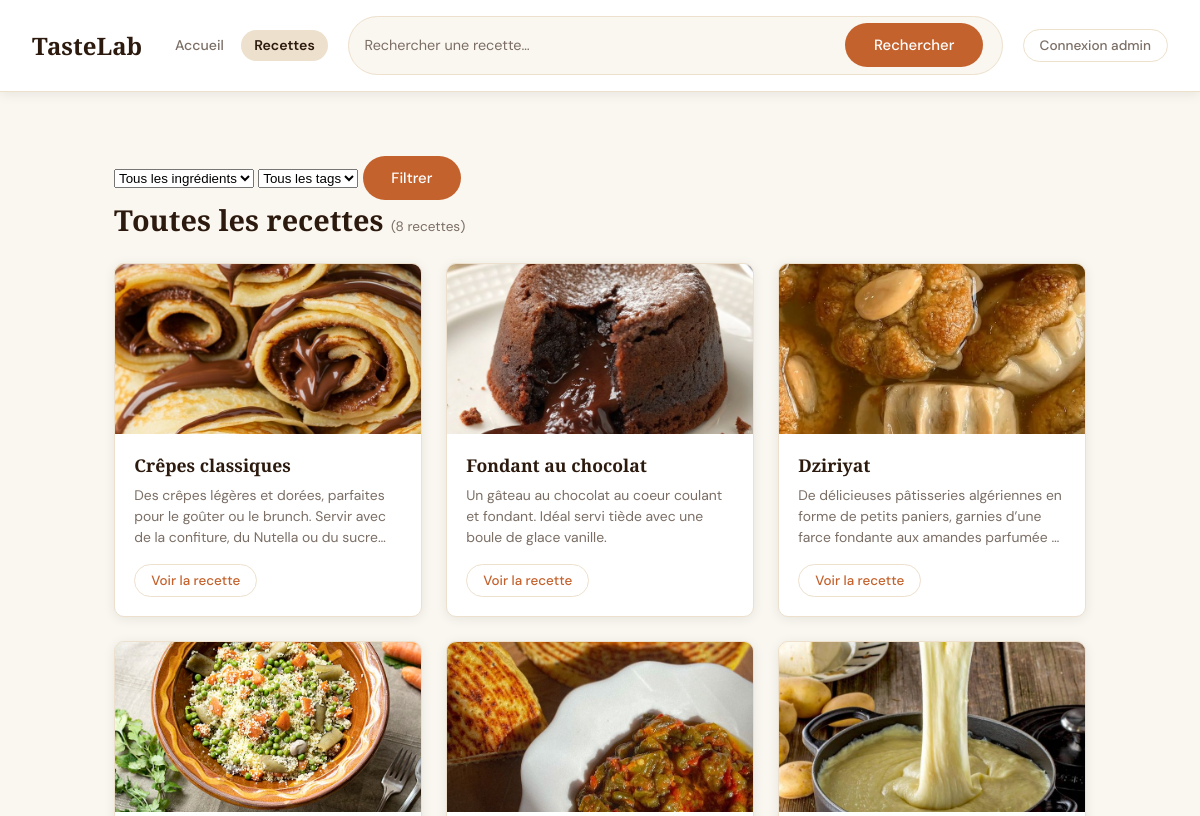
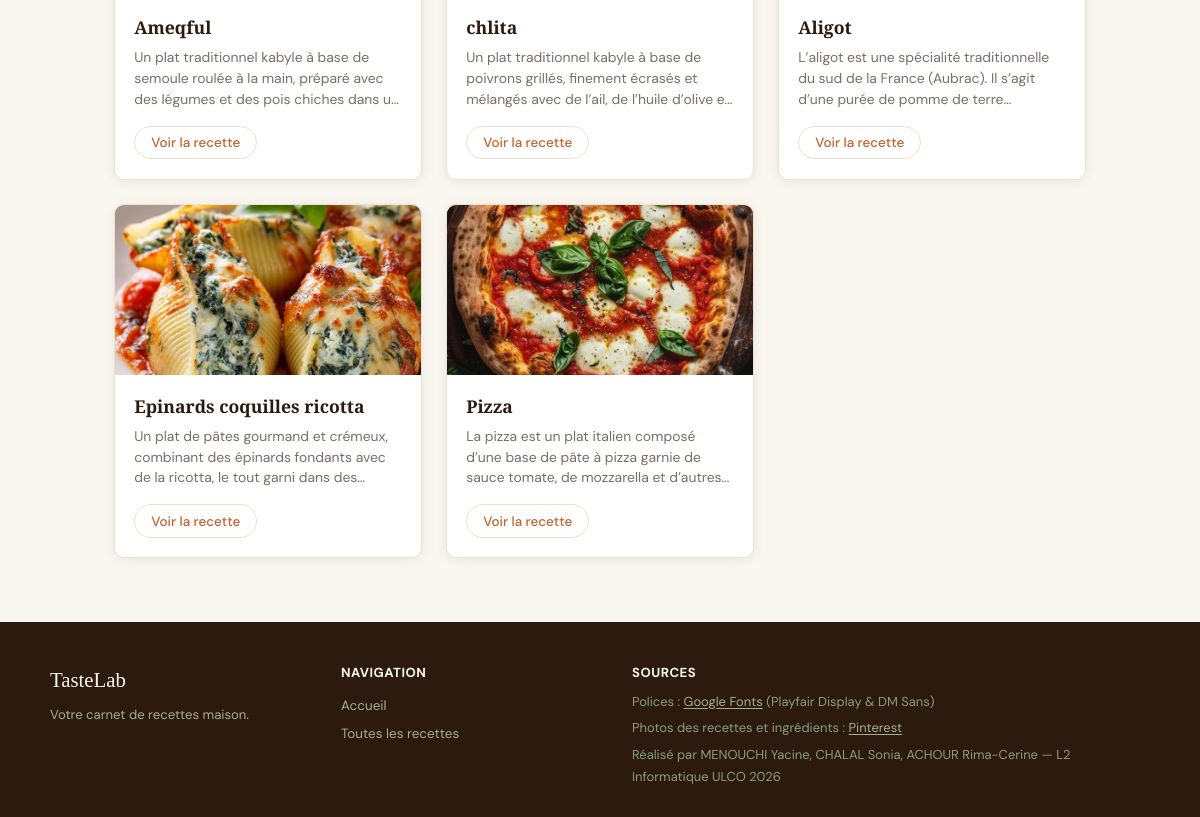
Before: /recettes.php with the older database file (2 pictures, top to bottom).
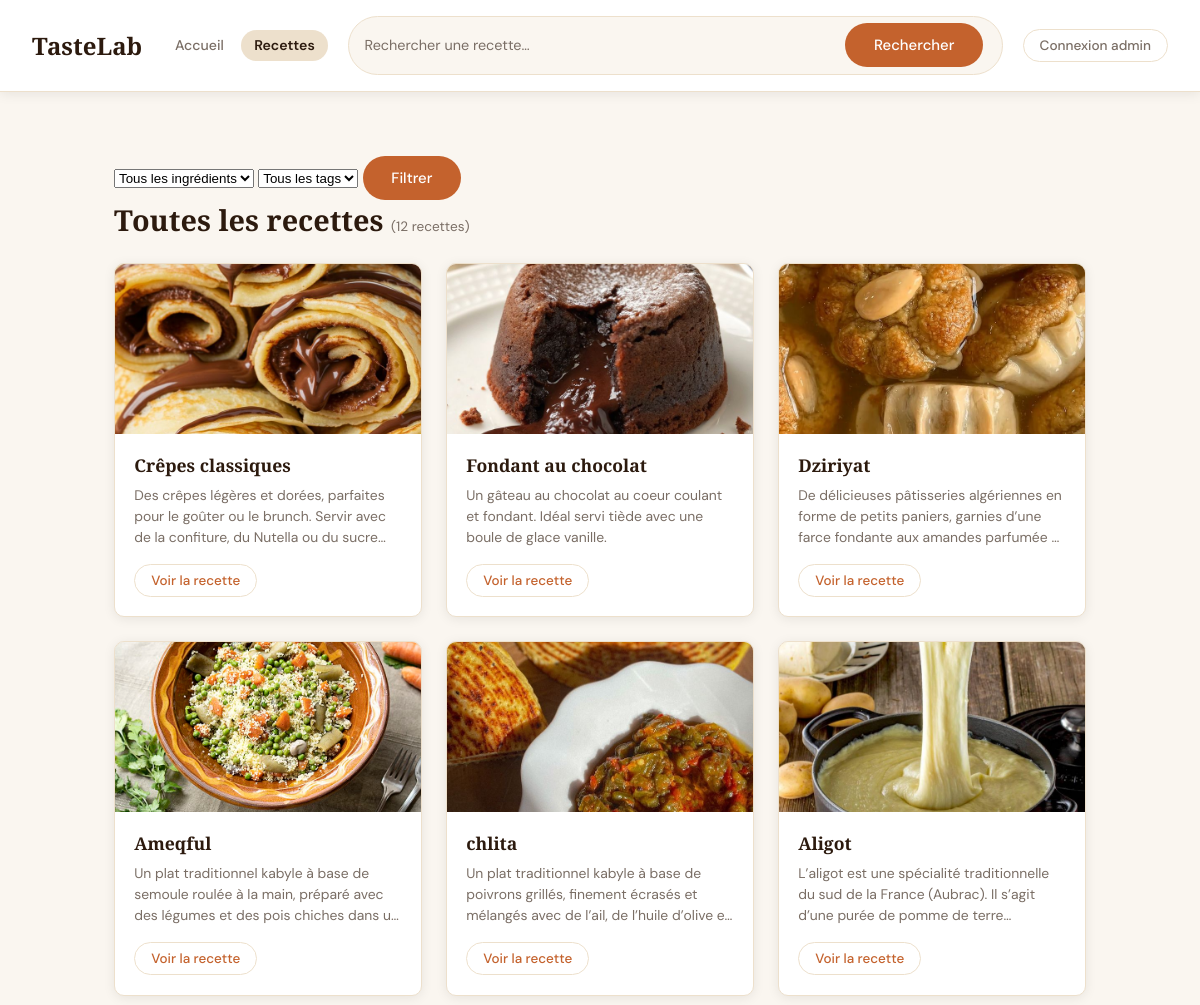
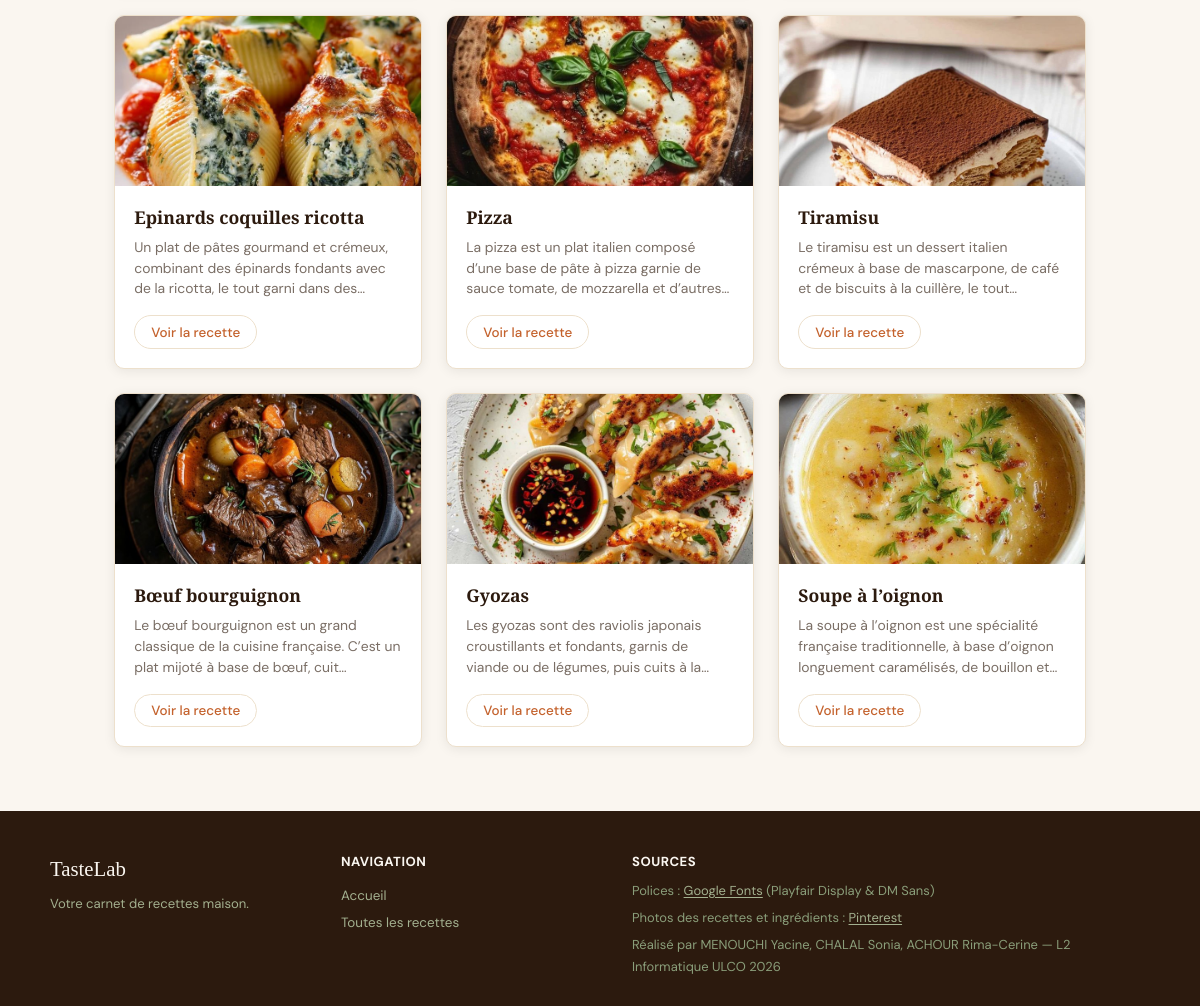
After: the same page with the newer database file (2 pictures, top to bottom).
### tables this page shows
CREATE TABLE `recettes` (
  `id` int(10) UNSIGNED NOT NULL,
  `titre` varchar(150) NOT NULL,
  `description` text NOT NULL,
  `photo` varchar(255) NOT NULL DEFAULT 'default_recette.jpg',
  `created_at` timestamp NOT NULL DEFAULT current_timestamp()
);

### classes/Recette.php (called while the page is built, shortened)
<?php
class Recette{
    private $pdo;
    public function __construct($pdo){
        $this->pdo=$pdo;
    }
    public function getAll(){
        $sql="SELECT * FROM recettes";
        $st=$this->pdo->prepare($sql);
        $st->execute();
        return $st->fetchAll(PDO::FETCH_OBJ);
    }
}

### recettes.php (the view, shortened to what this page needs)
<?php
require("includes/db.php");
require("classes/Recette.php");
$pdo        = getPDO();
$recetteObj = new Recette($pdo);
$titre         = isset($_GET['titre'])        ? $_GET['titre']        : "";
$id_ingredient = isset($_GET['id_ingredient']) ? $_GET['id_ingredient'] : "";
$id_tag        = isset($_GET['id_tag'])        ? $_GET['id_tag']        : "";
if(!empty($titre) || !empty($id_ingredient) || !empty($id_tag)){
    $recettes = $recetteObj->search($titre, $id_ingredient, $id_tag);
} else {
    $recettes = $recetteObj->getAll();
}
function imgRecette($nom){
    $path = "uploads/recettes/" . $nom;
    if($nom && file_exists($path)) return $path;
    return "uploads/recettes/default_recette.jpg";
}
?>
<?php require("includes/header.php"); ?>
<section class="site-main">
    <div class="recherche-avancee">
        <form action="recettes.php" method="GET">
            <select name="id_ingredient">
                <option value="">Tous les ingrédients</option>
            </select>
            <select name="id_tag">
                <option value="">Tous les tags</option>
            </select>
            <button type="submit">Filtrer</button>
        </form>
    </div>
    <h2 class="page-title">
        <?= empty($titre) && empty($id_ingredient) && empty($id_tag)
            ? "Toutes les recettes"
            : "Résultats de recherche" ?>
        <span style="font-size:0.85rem; color:var(--gris); font-family:'DM Sans',sans-serif; font-weight:400;">
            (<?= count($recettes) ?> recette<?= count($recettes) > 1 ? 's' : '' ?>)
        </span>
    </h2>
    <?php if(empty($recettes)): ?>
        <p>Aucune recette trouvée.</p>
    <?php else: ?>
        <div class="recipes-grid">
            <?php foreach($recettes as $recette): ?>
                <article class="recipe-card">
                    <img src="<?= htmlspecialchars(imgRecette($recette->photo)) ?>"
                         alt="<?= htmlspecialchars($recette->titre) ?>">
                    <div class="card-body">
                        <h3><?= htmlspecialchars($recette->titre) ?></h3>
                        <p><?= htmlspecialchars($recette->description) ?></p>
                        <a href="recette.php?id=<?= $recette->id ?>" class="recipe-link">
                            Voir la recette
                        </a>
                    </div>
                </article>
            <?php endforeach; ?>
        </div>
    <?php endif; ?>
</section>
<?php require("includes/footer.php"); ?>

### includes/header.php (shortened to what this page needs)
<?php
$admin = isset($_SESSION['admin']) && $_SESSION['admin'] === true;
$base  = "/web/";
?>
<!DOCTYPE html>
<html lang="fr">
<head>
    <link rel="stylesheet" href="<?= $base ?>assets/css/style.css">
</head>
<body>
<div class="layout">
    <div class="main-wrapper" id="main-wrapper">
        <header class="site-header">
            <div class="site-brand">
                <a href="<?= $base ?>index.php" class="site-title">TasteLab</a>
            </div>
            <nav class="header-nav">
                <a href="<?= $base ?>index.php"
                   class="nav-link <?= (basename($_SERVER['PHP_SELF']) === 'index.php') ? 'active' : '' ?>">
                    Accueil
                </a>
                <a href="<?= $base ?>recettes.php"
                   class="nav-link <?= (basename($_SERVER['PHP_SELF']) === 'recettes.php') ? 'active' : '' ?>">
                    Recettes
                </a>
            </nav>
            <form action="<?= $base ?>recettes.php" method="GET" class="header-search">
                <input type="text"
                       name="titre"
                       placeholder="Rechercher une recette…"
                       value="<?= isset($_GET['titre']) ? htmlspecialchars($_GET['titre']) : '' ?>"
                       autocomplete="off">
                <button type="submit">Rechercher</button>
            </form>
            <div class="header-admin">
                <?php if ($admin): ?>
                    <a href="<?= $base ?>admin.php"  class="btn-admin">Admin</a>
                    <a href="<?= $base ?>logout.php" class="btn-logout">Déconnexion</a>
                <?php else: ?>
                    <a href="<?= $base ?>login.php"  class="btn-login">Connexion admin</a>
                <?php endif; ?>
            </div>
        </header>
        <main class="site-main">

### includes/footer.php
</main>
    </div>
</div>
<footer class="site-footer" id="site-footer">
    <div class="footer-inner">
        <div class="footer-brand">
            <span class="footer-logo">TasteLab</span>
            <p>Votre carnet de recettes maison.</p>
        </div>
        <div class="footer-nav">
            <strong>Navigation</strong>
            <a href="/web/index.php">Accueil</a>
            <a href="/web/recettes.php">Toutes les recettes </a>
        </div>
        <div class="footer-sources">
            <strong>Sources</strong>
            <p>
                Polices :
                <a href="https://fonts.google.com" target="_blank" rel="noopener">Google Fonts</a>
                (Playfair Display &amp; DM Sans)
            </p>
            <p>
                Photos des recettes et ingrédients :
                <a href="https://www.pinterest.fr" target="_blank" rel="noopener">Pinterest</a>
            </p>
            <p>
                Réalisé par MENOUCHI Yacine, CHALAL Sonia, ACHOUR Rima-Cerine —
                L2 Informatique ULCO <?= date('Y') ?>
            </p>
        </div>
    </div>
</footer>
</body>
</html>

Changed rows visible on the page:
added recettes: photo (picture), titre "Tiramisu", description "Le tiramisu est un dessert italien crémeux à base de mascarpone, de café et de biscuits à la cuillère, le…"
added recettes: photo (picture), titre "Bœuf bourguignon", description "Le bœuf bourguignon est un grand classique de la cuisine française. C’est un plat mijoté à base de bœuf,…"
added recettes: photo (picture), titre "Gyozas", description "Les gyozas sont des raviolis japonais croustillants et fondants, garnis de viande ou de légumes, puis cuits à…"
added recettes: photo (picture), titre "Soupe à l’oignon", description "La soupe à l’oignon est une spécialité française traditionnelle, à base d’oignon longuement caramélisés, de bouillon…"
Other visible differences:
count($recettes): "8" → "12"
